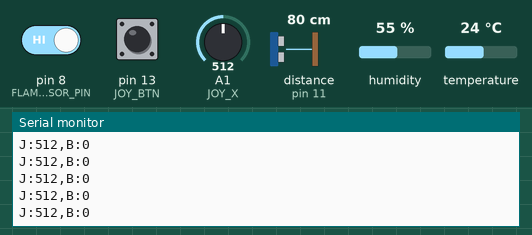
A sketch run on a simulated Arduino Uno, built with avr-gcc and run on an emulated ATmega328P. On the bench: the last lines printed to the serial monitor. Wiring (inferred from the names in the program): ultrasonic range finder: trigger pin 10; echo pin 11. The inputs (shaded band) are chosen by the test bench; at power-on: distance to the obstacle (sensor on pin 11) 80 cm, humidity 55 %, A1 (JOY_X) = 512, pin 8 (FLAME_SENSOR_PIN) HIGH, pin 13 (JOY_BTN) HIGH, temperature 24 °C. The echo pulse lasts 58.3 µs per cm.

Above: at 1.2 s.
1.3 s: distance to the obstacle (sensor on pin 11) set to 2 cm
At 4.1 s:
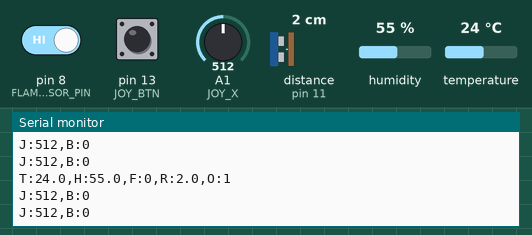
5.5 s: humidity set to 22 %
At 6.04 s:
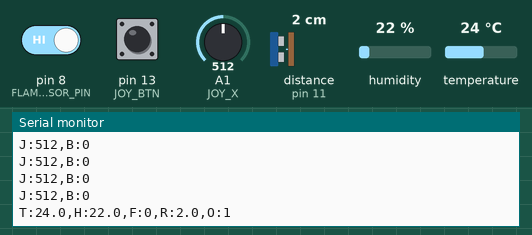
7.0 s: A1 (JOY_X) set to 716
At 7.04 s:
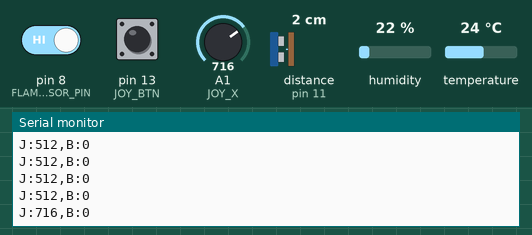
8.5 s: pin 8 (FLAME_SENSOR_PIN) driven LOW
10.0 s: pin 13 (JOY_BTN) pulled LOW for 0.15 s
At 10.15 s:
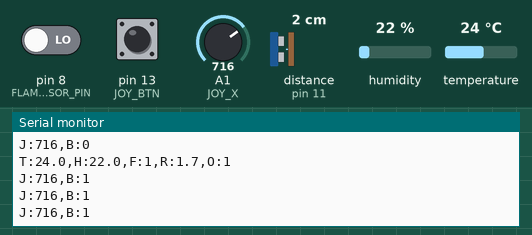
11.6 s: temperature set to 12 °C
At 11.6 s:
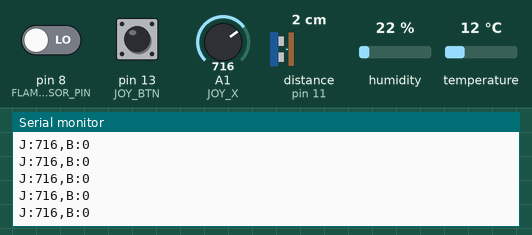

Measured:
- after the input at 1.3 s, the serial monitor: prints a new line after 0.73 s (image 1)
- after the input at 5.5 s, the serial monitor: prints a new line after 0.53 s (image 2)
- after the input at 7.0 s, the serial monitor: prints a new line at once (image 3)
- after the input at 10.0 s, the serial monitor: prints a new line after 0.05 s (image 4)

The sketch:

flaem_pir_dht11_jul31a_20260819_pre_R_line.ino
```cpp
/*
  ===== sensor_bridge_main.ino =====   [2026-08-19 이전 버전 - 롤백용 보관]
  이 파일은 2026-08-19에 R: 단독 라인(100ms)을 추가하기 "전" 버전이다.
  새 펌웨어에 문제가 생기면 이 내용을 flaem_pir_dht11_jul31a.ino 로 되돌려
  다시 업로드하면 된다. (업로드 시점에 보드에 올라가 있던 펌웨어)

  DHT11 + 불꽃센서 + 후방 초음파(HC-SR04류) + 조이스틱(X축+버튼) 값을 읽어서
  ROS2 쪽(com_sensors/serial_bridge_node.py)으로 시리얼 전송한다.

  ROS 쪽 라인 프로토콜:
    텔레메트리(2초 주기, DHT11 제약) : "T:25.0,H:60.0,F:0,R:15.3,O:1"
    조이스틱(약 50ms 주기)         : "J:154,B:1"
*/

#include <DHT.h>

#define DHT_PIN 5
#define DHT_TYPE DHT11
#define FLAME_SENSOR_PIN 8
#define TRIG_PIN 10
#define ECHO_PIN 11
#define JOY_X   A1
#define JOY_BTN 13

#define OBSTACLE_THRESHOLD_CM 20.0

DHT dht(DHT_PIN, DHT_TYPE);

unsigned long lastTelemetryTime = 0;
const unsigned long TELEMETRY_INTERVAL = 2000;

unsigned long lastJoyTime = 0;
const unsigned long JOY_INTERVAL = 50;

void setup() {
  Serial.begin(9600);
  dht.begin();
  pinMode(FLAME_SENSOR_PIN, INPUT);
  pinMode(TRIG_PIN, OUTPUT);
  pinMode(ECHO_PIN, INPUT);
  pinMode(JOY_BTN, INPUT_PULLUP);
  Serial.println("[센서보드] 시작됨");
}

void loop() {
  unsigned long now = millis();

  if (now - lastJoyTime >= JOY_INTERVAL) {
    lastJoyTime = now;
    sendJoystick();
  }

  if (now - lastTelemetryTime >= TELEMETRY_INTERVAL) {
    lastTelemetryTime = now;
    sendTelemetry();
  }
}

float readDistanceCm() {
  digitalWrite(TRIG_PIN, LOW);
  delayMicroseconds(2);
  digitalWrite(TRIG_PIN, HIGH);
  delayMicroseconds(10);
  digitalWrite(TRIG_PIN, LOW);

  unsigned long duration = pulseIn(ECHO_PIN, HIGH, 30000UL);
  if (duration == 0) return -1.0;
  return duration / 58.0;
}

void sendJoystick() {
  int x = analogRead(JOY_X);
  int btn = (digitalRead(JOY_BTN) == LOW) ? 1 : 0;
  Serial.print("J:");
  Serial.print(x);
  Serial.print(",B:");
  Serial.println(btn);
}

void sendTelemetry() {
  float humidity = dht.readHumidity();
  float temperature = dht.readTemperature();
  bool dhtOk = !(isnan(humidity) || isnan(temperature));

  if (!dhtOk) {
    Serial.println("[센서보드] DHT11 읽기 실패, 배선/센서 확인 필요");
  }

  int flame = (digitalRead(FLAME_SENSOR_PIN) == LOW) ? 1 : 0;

  float distance = readDistanceCm();
  int obstacle = (distance >= 0 && distance <= OBSTACLE_THRESHOLD_CM) ? 1 : 0;

  String packet = "T:" + String(dhtOk ? temperature : -1.0, 1) +
                   ",H:" + String(dhtOk ? humidity : -1.0, 1) +
                   ",F:" + String(flame) +
                   ",R:" + String(distance, 1) +
                   ",O:" + String(obstacle) + "\n";

  Serial.print(packet);
}
```
